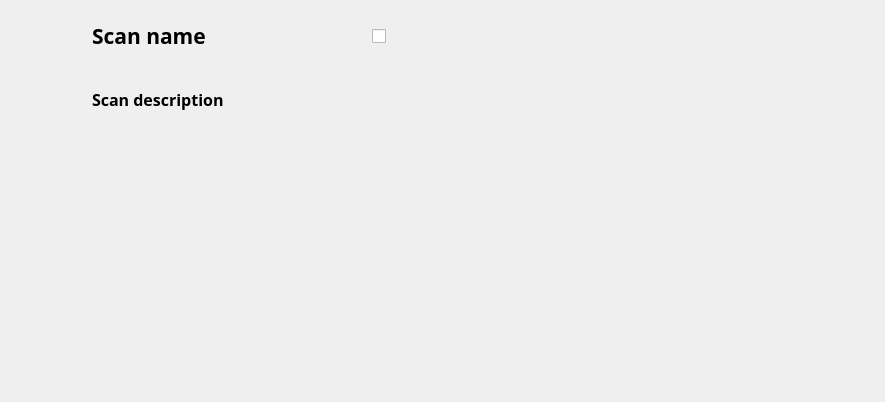
<?xml version="1.0" encoding="UTF-8"?>
<ui version="4.0">
 <class>Form</class>
 <widget class="QWidget" name="Form">
  <property name="geometry">
   <rect>
    <x>0</x>
    <y>0</y>
    <width>885</width>
    <height>402</height>
   </rect>
  </property>
  <property name="windowTitle">
   <string>Form</string>
  </property>
  <widget class="QWidget" name="layoutWidget">
   <property name="geometry">
    <rect>
     <x>40</x>
     <y>10</y>
     <width>361</width>
     <height>136</height>
    </rect>
   </property>
   <layout class="QVBoxLayout" name="verticalLayout">
    <property name="spacing">
     <number>0</number>
    </property>
    <item>
     <spacer name="verticalSpacer_3">
      <property name="orientation">
       <enum>Qt::Vertical</enum>
      </property>
      <property name="sizeType">
       <enum>QSizePolicy::Fixed</enum>
      </property>
      <property name="sizeHint" stdset="0">
       <size>
        <width>20</width>
        <height>10</height>
       </size>
      </property>
     </spacer>
    </item>
    <item>
     <layout class="QHBoxLayout" name="horizontalLayout">
      <property name="spacing">
       <number>0</number>
      </property>
      <item>
       <spacer name="horizontalSpacer_3">
        <property name="orientation">
         <enum>Qt::Horizontal</enum>
        </property>
        <property name="sizeType">
         <enum>QSizePolicy::Fixed</enum>
        </property>
        <property name="sizeHint" stdset="0">
         <size>
          <width>10</width>
          <height>20</height>
         </size>
        </property>
       </spacer>
      </item>
      <item>
       <widget class="QWidget" name="scan_icon" native="true">
        <property name="sizePolicy">
         <sizepolicy hsizetype="Fixed" vsizetype="Fixed">
          <horstretch>0</horstretch>
          <verstretch>0</verstretch>
         </sizepolicy>
        </property>
        <property name="minimumSize">
         <size>
          <width>32</width>
          <height>32</height>
         </size>
        </property>
        <property name="maximumSize">
         <size>
          <width>32</width>
          <height>32</height>
         </size>
        </property>
       </widget>
      </item>
      <item>
       <spacer name="horizontalSpacer">
        <property name="orientation">
         <enum>Qt::Horizontal</enum>
        </property>
        <property name="sizeType">
         <enum>QSizePolicy::Fixed</enum>
        </property>
        <property name="sizeHint" stdset="0">
         <size>
          <width>10</width>
          <height>20</height>
         </size>
        </property>
       </spacer>
      </item>
      <item>
       <widget class="QLabel" name="label_name">
        <property name="sizePolicy">
         <sizepolicy hsizetype="Preferred" vsizetype="Fixed">
          <horstretch>1</horstretch>
          <verstretch>0</verstretch>
         </sizepolicy>
        </property>
        <property name="font">
         <font>
          <family>Segoe UI Variable Small Semibol</family>
          <pointsize>16</pointsize>
          <weight>75</weight>
          <bold>true</bold>
         </font>
        </property>
        <property name="text">
         <string>Scan name</string>
        </property>
       </widget>
      </item>
      <item>
       <widget class="QCheckBox" name="scan_checkBox">
        <property name="minimumSize">
         <size>
          <width>0</width>
          <height>26</height>
         </size>
        </property>
        <property name="font">
         <font>
          <family>Segoe UI Variable Text Semibold</family>
          <pointsize>16</pointsize>
          <weight>75</weight>
          <bold>true</bold>
         </font>
        </property>
        <property name="text">
         <string/>
        </property>
        <property name="iconSize">
         <size>
          <width>20</width>
          <height>20</height>
         </size>
        </property>
       </widget>
      </item>
      <item>
       <spacer name="horizontalSpacer_4">
        <property name="orientation">
         <enum>Qt::Horizontal</enum>
        </property>
        <property name="sizeType">
         <enum>QSizePolicy::Fixed</enum>
        </property>
        <property name="sizeHint" stdset="0">
         <size>
          <width>15</width>
          <height>20</height>
         </size>
        </property>
       </spacer>
      </item>
     </layout>
    </item>
    <item>
     <spacer name="verticalSpacer">
      <property name="orientation">
       <enum>Qt::Vertical</enum>
      </property>
      <property name="sizeType">
       <enum>QSizePolicy::Fixed</enum>
      </property>
      <property name="sizeHint" stdset="0">
       <size>
        <width>17</width>
        <height>10</height>
       </size>
      </property>
     </spacer>
    </item>
    <item>
     <layout class="QHBoxLayout" name="horizontalLayout_2">
      <property name="spacing">
       <number>0</number>
      </property>
      <item>
       <spacer name="horizontalSpacer_2">
        <property name="orientation">
         <enum>Qt::Horizontal</enum>
        </property>
        <property name="sizeType">
         <enum>QSizePolicy::Fixed</enum>
        </property>
        <property name="sizeHint" stdset="0">
         <size>
          <width>52</width>
          <height>20</height>
         </size>
        </property>
       </spacer>
      </item>
      <item>
       <widget class="QLabel" name="label_desc">
        <property name="font">
         <font>
          <family>Segoe UI Variable Small Semibol</family>
          <pointsize>12</pointsize>
          <weight>75</weight>
          <bold>true</bold>
         </font>
        </property>
        <property name="text">
         <string>Scan description</string>
        </property>
        <property name="scaledContents">
         <bool>true</bool>
        </property>
        <property name="textInteractionFlags">
         <set>Qt::NoTextInteraction</set>
        </property>
       </widget>
      </item>
     </layout>
    </item>
    <item>
     <spacer name="verticalSpacer_2">
      <property name="orientation">
       <enum>Qt::Vertical</enum>
      </property>
      <property name="sizeType">
       <enum>QSizePolicy::Fixed</enum>
      </property>
      <property name="sizeHint" stdset="0">
       <size>
        <width>20</width>
        <height>10</height>
       </size>
      </property>
     </spacer>
    </item>
   </layout>
  </widget>
 </widget>
 <resources/>
 <connections/>
</ui>
